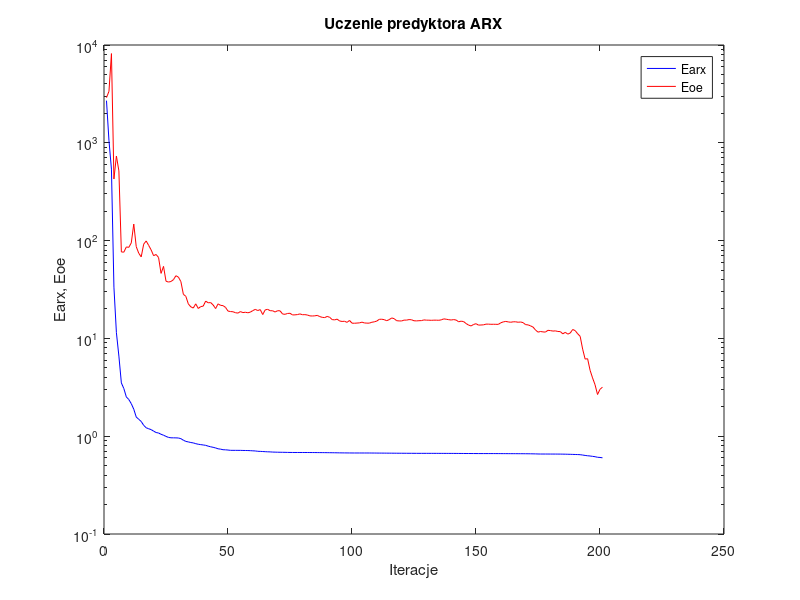
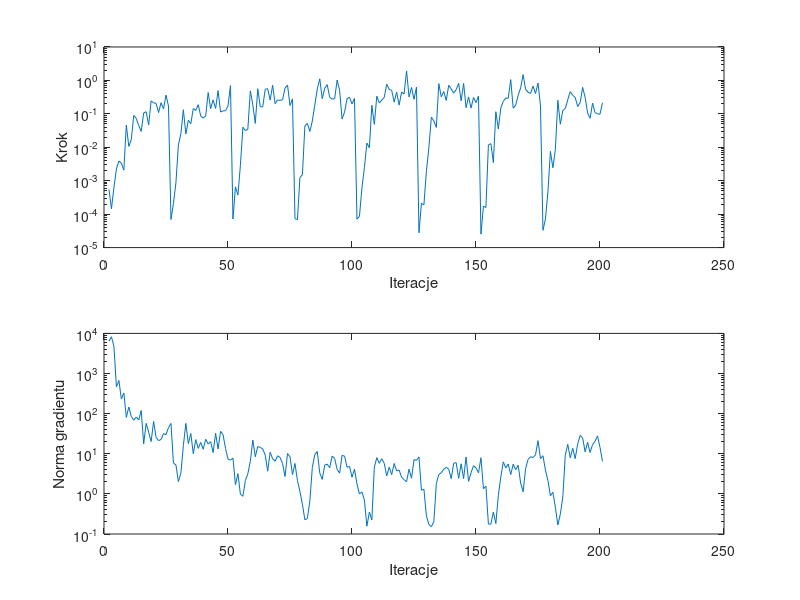

Write MATLAB code to recreate these figures, in order.
%uczenie predyktora arx
clear all;
n=0; farx(n+1)=2.698156e+003; foe(n+1)=2.895727e+003; wspucz(n+1)=0.000000e+000; ng(n+1)=0.000000e+000;
%odnowa zmiennej metryki
n=1; farx(n+1)=1.052834e+003; foe(n+1)=3.358757e+003; krok(n+1)=5.504055e-004; ng(n+1)=6.375559e+003;
n=2; farx(n+1)=5.382841e+002; foe(n+1)=8.171694e+003; krok(n+1)=1.448124e-004; ng(n+1)=8.244402e+003;
n=3; farx(n+1)=3.344346e+001; foe(n+1)=4.267141e+002; krok(n+1)=6.254538e-004; ng(n+1)=4.753900e+003;
n=4; farx(n+1)=1.144262e+001; foe(n+1)=7.326772e+002; krok(n+1)=2.261309e-003; ng(n+1)=4.610484e+002;
n=5; farx(n+1)=6.597196e+000; foe(n+1)=5.165118e+002; krok(n+1)=3.890421e-003; ng(n+1)=6.717880e+002;
n=6; farx(n+1)=3.505606e+000; foe(n+1)=7.662008e+001; krok(n+1)=3.363630e-003; ng(n+1)=2.316625e+002;
n=7; farx(n+1)=3.071406e+000; foe(n+1)=7.615171e+001; krok(n+1)=2.075244e-003; ng(n+1)=3.277224e+002;
n=8; farx(n+1)=2.521120e+000; foe(n+1)=8.617236e+001; krok(n+1)=4.616585e-002; ng(n+1)=8.085140e+001;
n=9; farx(n+1)=2.372723e+000; foe(n+1)=8.527548e+001; krok(n+1)=1.063635e-002; ng(n+1)=1.464658e+002;
n=10; farx(n+1)=2.150801e+000; foe(n+1)=9.477571e+001; krok(n+1)=1.688698e-002; ng(n+1)=8.468741e+001;
n=11; farx(n+1)=1.888453e+000; foe(n+1)=1.476013e+002; krok(n+1)=9.035956e-002; ng(n+1)=6.855098e+001;
n=12; farx(n+1)=1.571276e+000; foe(n+1)=8.669829e+001; krok(n+1)=7.365334e-002; ng(n+1)=8.244726e+001;
n=13; farx(n+1)=1.489051e+000; foe(n+1)=7.436910e+001; krok(n+1)=4.446078e-002; ng(n+1)=6.969597e+001;
n=14; farx(n+1)=1.415739e+000; foe(n+1)=6.816490e+001; krok(n+1)=2.991958e-002; ng(n+1)=1.200769e+002;
n=15; farx(n+1)=1.291979e+000; foe(n+1)=9.194350e+001; krok(n+1)=1.066998e-001; ng(n+1)=1.768868e+001;
n=16; farx(n+1)=1.219842e+000; foe(n+1)=9.917616e+001; krok(n+1)=1.160291e-001; ng(n+1)=5.724632e+001;
n=17; farx(n+1)=1.192224e+000; foe(n+1)=8.940299e+001; krok(n+1)=4.639275e-002; ng(n+1)=3.472768e+001;
n=18; farx(n+1)=1.167553e+000; foe(n+1)=8.044430e+001; krok(n+1)=2.440798e-001; ng(n+1)=2.008412e+001;
n=19; farx(n+1)=1.127458e+000; foe(n+1)=7.009252e+001; krok(n+1)=2.134155e-001; ng(n+1)=6.394115e+001;
n=20; farx(n+1)=1.090508e+000; foe(n+1)=7.214460e+001; krok(n+1)=2.064051e-001; ng(n+1)=2.578482e+001;
n=21; farx(n+1)=1.078345e+000; foe(n+1)=6.715737e+001; krok(n+1)=1.093247e-001; ng(n+1)=2.112671e+001;
n=22; farx(n+1)=1.046276e+000; foe(n+1)=4.623483e+001; krok(n+1)=2.155114e-001; ng(n+1)=2.282470e+001;
n=23; farx(n+1)=1.023737e+000; foe(n+1)=5.450466e+001; krok(n+1)=1.407955e-001; ng(n+1)=3.181447e+001;
n=24; farx(n+1)=9.955075e-001; foe(n+1)=3.845515e+001; krok(n+1)=3.635836e-001; ng(n+1)=2.991264e+001;
n=25; farx(n+1)=9.720940e-001; foe(n+1)=3.767973e+001; krok(n+1)=1.717868e-001; ng(n+1)=4.478503e+001;
%odnowa zmiennej metryki
n=26; farx(n+1)=9.629639e-001; foe(n+1)=3.819050e+001; krok(n+1)=6.905895e-005; ng(n+1)=5.693915e+001;
n=27; farx(n+1)=9.626049e-001; foe(n+1)=3.984562e+001; krok(n+1)=2.087853e-004; ng(n+1)=5.865627e+000;
n=28; farx(n+1)=9.614288e-001; foe(n+1)=4.376524e+001; krok(n+1)=8.713055e-004; ng(n+1)=5.273377e+000;
n=29; farx(n+1)=9.585367e-001; foe(n+1)=4.232879e+001; krok(n+1)=1.183052e-002; ng(n+1)=2.023811e+000;
n=30; farx(n+1)=9.440023e-001; foe(n+1)=3.809589e+001; krok(n+1)=2.556212e-002; ng(n+1)=3.314978e+000;
n=31; farx(n+1)=9.102282e-001; foe(n+1)=2.824759e+001; krok(n+1)=1.329187e-001; ng(n+1)=1.593013e+001;
n=32; farx(n+1)=8.847483e-001; foe(n+1)=2.692602e+001; krok(n+1)=2.497713e-002; ng(n+1)=5.720127e+001;
n=33; farx(n+1)=8.744405e-001; foe(n+1)=2.253945e+001; krok(n+1)=6.442938e-002; ng(n+1)=1.795611e+001;
n=34; farx(n+1)=8.615978e-001; foe(n+1)=2.102993e+001; krok(n+1)=5.055608e-002; ng(n+1)=3.209614e+001;
n=35; farx(n+1)=8.541446e-001; foe(n+1)=2.044795e+001; krok(n+1)=1.446686e-001; ng(n+1)=1.003419e+001;
n=36; farx(n+1)=8.388086e-001; foe(n+1)=2.256479e+001; krok(n+1)=1.261335e-001; ng(n+1)=2.257911e+001;
n=37; farx(n+1)=8.273934e-001; foe(n+1)=2.022693e+001; krok(n+1)=1.881319e-001; ng(n+1)=1.361398e+001;
n=38; farx(n+1)=8.201577e-001; foe(n+1)=2.114365e+001; krok(n+1)=8.569436e-002; ng(n+1)=1.920487e+001;
n=39; farx(n+1)=8.137993e-001; foe(n+1)=2.137306e+001; krok(n+1)=7.508776e-002; ng(n+1)=1.296556e+001;
n=40; farx(n+1)=8.064972e-001; foe(n+1)=2.407742e+001; krok(n+1)=8.662598e-002; ng(n+1)=2.298516e+001;
n=41; farx(n+1)=7.914322e-001; foe(n+1)=2.312237e+001; krok(n+1)=4.337210e-001; ng(n+1)=1.746439e+001;
n=42; farx(n+1)=7.794723e-001; foe(n+1)=2.325263e+001; krok(n+1)=1.431809e-001; ng(n+1)=2.007415e+001;
n=43; farx(n+1)=7.699064e-001; foe(n+1)=2.197904e+001; krok(n+1)=2.621866e-001; ng(n+1)=1.071416e+001;
n=44; farx(n+1)=7.584154e-001; foe(n+1)=2.019281e+001; krok(n+1)=1.447238e-001; ng(n+1)=3.241111e+001;
n=45; farx(n+1)=7.436272e-001; foe(n+1)=2.255996e+001; krok(n+1)=4.953016e-001; ng(n+1)=1.318050e+001;
n=46; farx(n+1)=7.372083e-001; foe(n+1)=2.177148e+001; krok(n+1)=1.134096e-001; ng(n+1)=3.612282e+001;
n=47; farx(n+1)=7.274085e-001; foe(n+1)=2.163184e+001; krok(n+1)=1.230771e-001; ng(n+1)=3.009954e+001;
n=48; farx(n+1)=7.257384e-001; foe(n+1)=2.075233e+001; krok(n+1)=1.242962e-001; ng(n+1)=1.359739e+001;
n=49; farx(n+1)=7.219097e-001; foe(n+1)=1.903119e+001; krok(n+1)=1.725040e-001; ng(n+1)=7.367398e+000;
n=50; farx(n+1)=7.170184e-001; foe(n+1)=1.881917e+001; krok(n+1)=7.021280e-001; ng(n+1)=6.967716e+000;
%odnowa zmiennej metryki
n=51; farx(n+1)=7.168556e-001; foe(n+1)=1.873118e+001; krok(n+1)=7.168025e-005; ng(n+1)=7.763531e+000;
n=52; farx(n+1)=7.167539e-001; foe(n+1)=1.831713e+001; krok(n+1)=6.586506e-004; ng(n+1)=1.694048e+000;
n=53; farx(n+1)=7.165324e-001; foe(n+1)=1.813585e+001; krok(n+1)=3.738564e-004; ng(n+1)=3.197882e+000;
n=54; farx(n+1)=7.163865e-001; foe(n+1)=1.880442e+001; krok(n+1)=2.885366e-003; ng(n+1)=9.808566e-001;
n=55; farx(n+1)=7.149052e-001; foe(n+1)=1.835739e+001; krok(n+1)=3.982240e-002; ng(n+1)=8.707575e-001;
n=56; farx(n+1)=7.143016e-001; foe(n+1)=1.851337e+001; krok(n+1)=3.172883e-002; ng(n+1)=2.151880e+000;
n=57; farx(n+1)=7.135429e-001; foe(n+1)=1.827867e+001; krok(n+1)=3.432277e-002; ng(n+1)=3.175191e+000;
n=58; farx(n+1)=7.115377e-001; foe(n+1)=1.855753e+001; krok(n+1)=4.872449e-001; ng(n+1)=6.479952e+000;
n=59; farx(n+1)=7.088611e-001; foe(n+1)=1.923042e+001; krok(n+1)=1.865458e-001; ng(n+1)=2.201356e+001;
n=60; farx(n+1)=7.067757e-001; foe(n+1)=1.981355e+001; krok(n+1)=5.184392e-002; ng(n+1)=8.446272e+000;
n=61; farx(n+1)=7.010300e-001; foe(n+1)=1.926833e+001; krok(n+1)=5.657309e-001; ng(n+1)=1.513402e+001;
n=62; farx(n+1)=6.994290e-001; foe(n+1)=1.969964e+001; krok(n+1)=1.620110e-001; ng(n+1)=1.436646e+001;
n=63; farx(n+1)=6.972483e-001; foe(n+1)=1.753398e+001; krok(n+1)=1.620110e-001; ng(n+1)=1.326311e+001;
n=64; farx(n+1)=6.947392e-001; foe(n+1)=1.957529e+001; krok(n+1)=5.422916e-001; ng(n+1)=9.244085e+000;
n=65; farx(n+1)=6.925264e-001; foe(n+1)=1.983658e+001; krok(n+1)=5.667570e-001; ng(n+1)=3.681180e+000;
n=66; farx(n+1)=6.912740e-001; foe(n+1)=1.918587e+001; krok(n+1)=2.601236e-001; ng(n+1)=1.092996e+001;
n=67; farx(n+1)=6.882090e-001; foe(n+1)=1.917486e+001; krok(n+1)=7.178655e-001; ng(n+1)=7.500200e+000;
n=68; farx(n+1)=6.872295e-001; foe(n+1)=1.860554e+001; krok(n+1)=2.007982e-001; ng(n+1)=6.497705e+000;
n=69; farx(n+1)=6.858615e-001; foe(n+1)=1.920662e+001; krok(n+1)=2.635881e-001; ng(n+1)=8.885470e+000;
n=70; farx(n+1)=6.852023e-001; foe(n+1)=1.913542e+001; krok(n+1)=2.520608e-001; ng(n+1)=8.082201e+000;
n=71; farx(n+1)=6.845550e-001; foe(n+1)=1.776653e+001; krok(n+1)=2.656312e-001; ng(n+1)=5.722258e+000;
n=72; farx(n+1)=6.840313e-001; foe(n+1)=1.763482e+001; krok(n+1)=5.899217e-001; ng(n+1)=2.717916e+000;
n=73; farx(n+1)=6.829487e-001; foe(n+1)=1.798509e+001; krok(n+1)=7.271671e-001; ng(n+1)=1.013490e+001;
n=74; farx(n+1)=6.822904e-001; foe(n+1)=1.807298e+001; krok(n+1)=1.775417e-001; ng(n+1)=8.392729e+000;
n=75; farx(n+1)=6.817546e-001; foe(n+1)=1.738064e+001; krok(n+1)=2.818076e-001; ng(n+1)=3.016370e+000;
%odnowa zmiennej metryki
n=76; farx(n+1)=6.815944e-001; foe(n+1)=1.740787e+001; krok(n+1)=7.303192e-005; ng(n+1)=5.736203e+000;
n=77; farx(n+1)=6.815761e-001; foe(n+1)=1.752349e+001; krok(n+1)=6.888194e-005; ng(n+1)=2.152573e+000;
n=78; farx(n+1)=6.815069e-001; foe(n+1)=1.781035e+001; krok(n+1)=1.250114e-003; ng(n+1)=1.140926e+000;
n=79; farx(n+1)=6.814792e-001; foe(n+1)=1.746480e+001; krok(n+1)=1.508794e-003; ng(n+1)=5.490292e-001;
n=80; farx(n+1)=6.813589e-001; foe(n+1)=1.750025e+001; krok(n+1)=4.346837e-002; ng(n+1)=2.262138e-001;
n=81; farx(n+1)=6.812400e-001; foe(n+1)=1.734546e+001; krok(n+1)=5.220046e-002; ng(n+1)=2.434743e-001;
n=82; farx(n+1)=6.809484e-001; foe(n+1)=1.699840e+001; krok(n+1)=2.967304e-002; ng(n+1)=6.692657e-001;
n=83; farx(n+1)=6.807720e-001; foe(n+1)=1.694728e+001; krok(n+1)=6.109779e-002; ng(n+1)=4.551244e+000;
n=84; farx(n+1)=6.805296e-001; foe(n+1)=1.701517e+001; krok(n+1)=1.845727e-001; ng(n+1)=9.531294e+000;
n=85; farx(n+1)=6.800992e-001; foe(n+1)=1.719072e+001; krok(n+1)=5.548341e-001; ng(n+1)=1.137781e+001;
n=86; farx(n+1)=6.797098e-001; foe(n+1)=1.671669e+001; krok(n+1)=1.114151e+000; ng(n+1)=3.327838e+000;
n=87; farx(n+1)=6.794800e-001; foe(n+1)=1.642228e+001; krok(n+1)=2.833785e-001; ng(n+1)=2.296177e+000;
n=88; farx(n+1)=6.791984e-001; foe(n+1)=1.631503e+001; krok(n+1)=5.872046e-001; ng(n+1)=5.236346e+000;
n=89; farx(n+1)=6.786186e-001; foe(n+1)=1.678898e+001; krok(n+1)=7.461831e-001; ng(n+1)=5.529237e+000;
n=90; farx(n+1)=6.781674e-001; foe(n+1)=1.642968e+001; krok(n+1)=3.161324e-001; ng(n+1)=4.478334e+000;
n=91; farx(n+1)=6.776191e-001; foe(n+1)=1.557378e+001; krok(n+1)=2.760258e-001; ng(n+1)=8.737170e+000;
n=92; farx(n+1)=6.772603e-001; foe(n+1)=1.546616e+001; krok(n+1)=2.828655e-001; ng(n+1)=7.632641e+000;
n=93; farx(n+1)=6.764874e-001; foe(n+1)=1.574434e+001; krok(n+1)=1.021678e+000; ng(n+1)=4.079937e+000;
n=94; farx(n+1)=6.757517e-001; foe(n+1)=1.507275e+001; krok(n+1)=5.108389e-001; ng(n+1)=3.290472e+000;
n=95; farx(n+1)=6.752324e-001; foe(n+1)=1.490688e+001; krok(n+1)=7.045190e-002; ng(n+1)=9.146079e+000;
n=96; farx(n+1)=6.748997e-001; foe(n+1)=1.497627e+001; krok(n+1)=1.138873e-001; ng(n+1)=8.705316e+000;
n=97; farx(n+1)=6.744385e-001; foe(n+1)=1.458563e+001; krok(n+1)=2.836964e-001; ng(n+1)=4.610594e+000;
n=98; farx(n+1)=6.740791e-001; foe(n+1)=1.526302e+001; krok(n+1)=3.139002e-001; ng(n+1)=4.854161e+000;
n=99; farx(n+1)=6.737253e-001; foe(n+1)=1.431357e+001; krok(n+1)=1.981883e-001; ng(n+1)=2.598224e+000;
n=100; farx(n+1)=6.735375e-001; foe(n+1)=1.428857e+001; krok(n+1)=2.894475e-001; ng(n+1)=4.138580e+000;
%odnowa zmiennej metryki
n=101; farx(n+1)=6.735252e-001; foe(n+1)=1.435291e+001; krok(n+1)=7.130722e-005; ng(n+1)=1.780410e+000;
n=102; farx(n+1)=6.735211e-001; foe(n+1)=1.441316e+001; krok(n+1)=8.559513e-005; ng(n+1)=9.947044e-001;
n=103; farx(n+1)=6.734889e-001; foe(n+1)=1.466648e+001; krok(n+1)=6.082834e-004; ng(n+1)=1.117528e+000;
n=104; farx(n+1)=6.734247e-001; foe(n+1)=1.439443e+001; krok(n+1)=2.476023e-003; ng(n+1)=6.976911e-001;
n=105; farx(n+1)=6.734080e-001; foe(n+1)=1.432462e+001; krok(n+1)=1.339882e-002; ng(n+1)=1.563356e-001;
n=106; farx(n+1)=6.733516e-001; foe(n+1)=1.432862e+001; krok(n+1)=9.683310e-003; ng(n+1)=3.531229e-001;
n=107; farx(n+1)=6.729057e-001; foe(n+1)=1.462647e+001; krok(n+1)=1.807191e-001; ng(n+1)=2.233158e-001;
n=108; farx(n+1)=6.727639e-001; foe(n+1)=1.477288e+001; krok(n+1)=4.842911e-002; ng(n+1)=4.623251e+000;
n=109; farx(n+1)=6.723088e-001; foe(n+1)=1.504197e+001; krok(n+1)=3.380830e-001; ng(n+1)=8.004209e+000;
n=110; farx(n+1)=6.719227e-001; foe(n+1)=1.567707e+001; krok(n+1)=2.103304e-001; ng(n+1)=5.766794e+000;
n=111; farx(n+1)=6.716881e-001; foe(n+1)=1.570725e+001; krok(n+1)=2.577175e-001; ng(n+1)=7.542303e+000;
n=112; farx(n+1)=6.714825e-001; foe(n+1)=1.554636e+001; krok(n+1)=3.106282e-001; ng(n+1)=5.761739e+000;
n=113; farx(n+1)=6.711200e-001; foe(n+1)=1.517053e+001; krok(n+1)=7.725027e-001; ng(n+1)=2.794656e+000;
n=114; farx(n+1)=6.708574e-001; foe(n+1)=1.555292e+001; krok(n+1)=5.391440e-001; ng(n+1)=4.649702e+000;
n=115; farx(n+1)=6.705138e-001; foe(n+1)=1.618944e+001; krok(n+1)=5.030621e-001; ng(n+1)=3.021471e+000;
n=116; farx(n+1)=6.702373e-001; foe(n+1)=1.591516e+001; krok(n+1)=2.250273e-001; ng(n+1)=5.735457e+000;
n=117; farx(n+1)=6.698618e-001; foe(n+1)=1.517394e+001; krok(n+1)=4.461084e-001; ng(n+1)=3.745379e+000;
n=118; farx(n+1)=6.697190e-001; foe(n+1)=1.509062e+001; krok(n+1)=1.827549e-001; ng(n+1)=3.942367e+000;
n=119; farx(n+1)=6.694196e-001; foe(n+1)=1.507811e+001; krok(n+1)=4.500546e-001; ng(n+1)=2.585522e+000;
n=120; farx(n+1)=6.692491e-001; foe(n+1)=1.539012e+001; krok(n+1)=3.923690e-001; ng(n+1)=2.269030e+000;
n=121; farx(n+1)=6.689439e-001; foe(n+1)=1.537857e+001; krok(n+1)=1.924353e+000; ng(n+1)=2.012239e+000;
n=122; farx(n+1)=6.688277e-001; foe(n+1)=1.557260e+001; krok(n+1)=3.214238e-001; ng(n+1)=4.138875e+000;
n=123; farx(n+1)=6.685681e-001; foe(n+1)=1.551077e+001; krok(n+1)=6.182030e-001; ng(n+1)=2.452120e+000;
n=124; farx(n+1)=6.684267e-001; foe(n+1)=1.514735e+001; krok(n+1)=2.730638e-001; ng(n+1)=7.147164e+000;
n=125; farx(n+1)=6.680926e-001; foe(n+1)=1.510217e+001; krok(n+1)=6.305900e-001; ng(n+1)=6.872721e+000;
%odnowa zmiennej metryki
n=126; farx(n+1)=6.680035e-001; foe(n+1)=1.517215e+001; krok(n+1)=2.769106e-005; ng(n+1)=8.325937e+000;
n=127; farx(n+1)=6.679899e-001; foe(n+1)=1.520647e+001; krok(n+1)=2.093774e-004; ng(n+1)=1.232310e+000;
n=128; farx(n+1)=6.679723e-001; foe(n+1)=1.545652e+001; krok(n+1)=1.906226e-004; ng(n+1)=1.307941e+000;
n=129; farx(n+1)=6.679652e-001; foe(n+1)=1.536831e+001; krok(n+1)=1.927753e-003; ng(n+1)=2.815791e-001;
n=130; farx(n+1)=6.679567e-001; foe(n+1)=1.535565e+001; krok(n+1)=9.743850e-003; ng(n+1)=1.717299e-001;
n=131; farx(n+1)=6.678977e-001; foe(n+1)=1.531002e+001; krok(n+1)=8.000730e-002; ng(n+1)=1.525253e-001;
n=132; farx(n+1)=6.677742e-001; foe(n+1)=1.536692e+001; krok(n+1)=6.144187e-002; ng(n+1)=2.017098e-001;
n=133; farx(n+1)=6.677278e-001; foe(n+1)=1.536282e+001; krok(n+1)=3.933136e-002; ng(n+1)=1.794375e+000;
n=134; farx(n+1)=6.675455e-001; foe(n+1)=1.532221e+001; krok(n+1)=8.008859e-001; ng(n+1)=3.050983e+000;
n=135; farx(n+1)=6.673981e-001; foe(n+1)=1.547545e+001; krok(n+1)=3.240219e-001; ng(n+1)=3.367234e+000;
n=136; farx(n+1)=6.672673e-001; foe(n+1)=1.584274e+001; krok(n+1)=4.641165e-001; ng(n+1)=4.122613e+000;
n=137; farx(n+1)=6.671879e-001; foe(n+1)=1.570206e+001; krok(n+1)=2.522670e-001; ng(n+1)=4.580942e+000;
n=138; farx(n+1)=6.670518e-001; foe(n+1)=1.554026e+001; krok(n+1)=7.178738e-001; ng(n+1)=4.154934e+000;
n=139; farx(n+1)=6.669338e-001; foe(n+1)=1.541980e+001; krok(n+1)=5.551463e-001; ng(n+1)=2.394133e+000;
n=140; farx(n+1)=6.667333e-001; foe(n+1)=1.557549e+001; krok(n+1)=4.177026e-001; ng(n+1)=5.814882e+000;
n=141; farx(n+1)=6.665896e-001; foe(n+1)=1.540168e+001; krok(n+1)=5.312625e-001; ng(n+1)=5.976267e+000;
n=142; farx(n+1)=6.662306e-001; foe(n+1)=1.479381e+001; krok(n+1)=8.159604e-001; ng(n+1)=2.442353e+000;
n=143; farx(n+1)=6.660675e-001; foe(n+1)=1.500624e+001; krok(n+1)=2.465387e-001; ng(n+1)=5.613429e+000;
n=144; farx(n+1)=6.657182e-001; foe(n+1)=1.485963e+001; krok(n+1)=8.127796e-001; ng(n+1)=2.403031e+000;
n=145; farx(n+1)=6.654511e-001; foe(n+1)=1.419284e+001; krok(n+1)=1.528851e-001; ng(n+1)=8.317399e+000;
n=146; farx(n+1)=6.652893e-001; foe(n+1)=1.368413e+001; krok(n+1)=3.217882e-001; ng(n+1)=2.045552e+000;
n=147; farx(n+1)=6.651421e-001; foe(n+1)=1.340438e+001; krok(n+1)=1.483526e-001; ng(n+1)=3.376369e+000;
n=148; farx(n+1)=6.649522e-001; foe(n+1)=1.387584e+001; krok(n+1)=3.098762e-001; ng(n+1)=5.027375e+000;
n=149; farx(n+1)=6.647813e-001; foe(n+1)=1.413811e+001; krok(n+1)=2.168605e-001; ng(n+1)=4.444315e+000;
n=150; farx(n+1)=6.645128e-001; foe(n+1)=1.367339e+001; krok(n+1)=3.421659e-001; ng(n+1)=3.348928e+000;
%odnowa zmiennej metryki
n=151; farx(n+1)=6.644364e-001; foe(n+1)=1.371302e+001; krok(n+1)=2.519594e-005; ng(n+1)=7.952280e+000;
n=152; farx(n+1)=6.644208e-001; foe(n+1)=1.376004e+001; krok(n+1)=1.752601e-004; ng(n+1)=1.340712e+000;
n=153; farx(n+1)=6.644026e-001; foe(n+1)=1.399464e+001; krok(n+1)=1.582138e-004; ng(n+1)=1.555752e+000;
n=154; farx(n+1)=6.643898e-001; foe(n+1)=1.399276e+001; krok(n+1)=1.181377e-002; ng(n+1)=1.767785e-001;
n=155; farx(n+1)=6.643734e-001; foe(n+1)=1.393843e+001; krok(n+1)=1.285709e-002; ng(n+1)=1.776353e-001;
n=156; farx(n+1)=6.643552e-001; foe(n+1)=1.395014e+001; krok(n+1)=3.485222e-003; ng(n+1)=3.522346e-001;
n=157; farx(n+1)=6.641871e-001; foe(n+1)=1.393645e+001; krok(n+1)=1.158784e-001; ng(n+1)=1.820164e-001;
n=158; farx(n+1)=6.640791e-001; foe(n+1)=1.391402e+001; krok(n+1)=3.542231e-002; ng(n+1)=9.109455e-001;
n=159; farx(n+1)=6.638295e-001; foe(n+1)=1.444492e+001; krok(n+1)=1.511586e-001; ng(n+1)=2.653607e+000;
n=160; farx(n+1)=6.635236e-001; foe(n+1)=1.475074e+001; krok(n+1)=2.357265e-001; ng(n+1)=6.273529e+000;
n=161; farx(n+1)=6.633956e-001; foe(n+1)=1.491818e+001; krok(n+1)=2.972657e-001; ng(n+1)=4.417016e+000;
n=162; farx(n+1)=6.632433e-001; foe(n+1)=1.474427e+001; krok(n+1)=2.906512e-001; ng(n+1)=5.553973e+000;
n=163; farx(n+1)=6.629444e-001; foe(n+1)=1.462544e+001; krok(n+1)=1.056325e+000; ng(n+1)=3.029239e+000;
n=164; farx(n+1)=6.628261e-001; foe(n+1)=1.478319e+001; krok(n+1)=1.484981e-001; ng(n+1)=5.506003e+000;
n=165; farx(n+1)=6.627132e-001; foe(n+1)=1.478428e+001; krok(n+1)=1.818254e-001; ng(n+1)=4.019189e+000;
n=166; farx(n+1)=6.624974e-001; foe(n+1)=1.462572e+001; krok(n+1)=3.556863e-001; ng(n+1)=5.169236e+000;
n=167; farx(n+1)=6.623094e-001; foe(n+1)=1.471818e+001; krok(n+1)=6.022096e-001; ng(n+1)=1.868573e+000;
n=168; farx(n+1)=6.620617e-001; foe(n+1)=1.449144e+001; krok(n+1)=1.492366e+000; ng(n+1)=1.127736e+000;
n=169; farx(n+1)=6.617846e-001; foe(n+1)=1.382522e+001; krok(n+1)=5.386904e-001; ng(n+1)=4.289300e+000;
n=170; farx(n+1)=6.613352e-001; foe(n+1)=1.375114e+001; krok(n+1)=4.446475e-001; ng(n+1)=7.210440e+000;
n=171; farx(n+1)=6.609848e-001; foe(n+1)=1.343191e+001; krok(n+1)=4.065930e-001; ng(n+1)=8.419263e+000;
n=172; farx(n+1)=6.601362e-001; foe(n+1)=1.305497e+001; krok(n+1)=6.776371e-001; ng(n+1)=8.070914e+000;
n=173; farx(n+1)=6.594790e-001; foe(n+1)=1.219155e+001; krok(n+1)=4.063898e-001; ng(n+1)=9.421656e+000;
n=174; farx(n+1)=6.580831e-001; foe(n+1)=1.158900e+001; krok(n+1)=8.340965e-001; ng(n+1)=2.123583e+001;
n=175; farx(n+1)=6.574160e-001; foe(n+1)=1.176475e+001; krok(n+1)=1.732520e-001; ng(n+1)=7.528440e+000;
%odnowa zmiennej metryki
n=176; farx(n+1)=6.573057e-001; foe(n+1)=1.165160e+001; krok(n+1)=3.290674e-005; ng(n+1)=8.948847e+000;
n=177; farx(n+1)=6.572654e-001; foe(n+1)=1.160404e+001; krok(n+1)=7.188658e-005; ng(n+1)=3.908647e+000;
n=178; farx(n+1)=6.571794e-001; foe(n+1)=1.209676e+001; krok(n+1)=4.644788e-004; ng(n+1)=2.151678e+000;
n=179; farx(n+1)=6.569238e-001; foe(n+1)=1.202192e+001; krok(n+1)=7.557177e-003; ng(n+1)=8.926870e-001;
n=180; farx(n+1)=6.567836e-001; foe(n+1)=1.187909e+001; krok(n+1)=2.440097e-003; ng(n+1)=1.103289e+000;
n=181; farx(n+1)=6.567085e-001; foe(n+1)=1.194529e+001; krok(n+1)=8.580693e-003; ng(n+1)=4.674621e-001;
n=182; farx(n+1)=6.564176e-001; foe(n+1)=1.176863e+001; krok(n+1)=2.554195e-001; ng(n+1)=1.674017e-001;
n=183; farx(n+1)=6.562068e-001; foe(n+1)=1.173694e+001; krok(n+1)=4.904612e-002; ng(n+1)=3.127196e-001;
n=184; farx(n+1)=6.554583e-001; foe(n+1)=1.113198e+001; krok(n+1)=1.269153e-001; ng(n+1)=8.335840e-001;
n=185; farx(n+1)=6.548786e-001; foe(n+1)=1.153913e+001; krok(n+1)=1.439513e-001; ng(n+1)=9.206436e+000;
n=186; farx(n+1)=6.537347e-001; foe(n+1)=1.105991e+001; krok(n+1)=2.656312e-001; ng(n+1)=1.719877e+001;
n=187; farx(n+1)=6.527759e-001; foe(n+1)=1.135103e+001; krok(n+1)=4.641165e-001; ng(n+1)=7.913549e+000;
n=188; farx(n+1)=6.514939e-001; foe(n+1)=1.234461e+001; krok(n+1)=3.589327e-001; ng(n+1)=1.369143e+001;
n=189; farx(n+1)=6.502572e-001; foe(n+1)=1.200138e+001; krok(n+1)=3.091610e-001; ng(n+1)=7.570292e+000;
n=190; farx(n+1)=6.490540e-001; foe(n+1)=1.114934e+001; krok(n+1)=1.653712e-001; ng(n+1)=1.756771e+001;
n=191; farx(n+1)=6.473046e-001; foe(n+1)=1.049747e+001; krok(n+1)=2.176811e-001; ng(n+1)=2.875646e+001;
n=192; farx(n+1)=6.417014e-001; foe(n+1)=7.774040e+000; krok(n+1)=6.193808e-001; ng(n+1)=2.470401e+001;
n=193; farx(n+1)=6.359312e-001; foe(n+1)=6.144167e+000; krok(n+1)=3.112246e-001; ng(n+1)=1.118527e+001;
n=194; farx(n+1)=6.309560e-001; foe(n+1)=6.201232e+000; krok(n+1)=1.067078e-001; ng(n+1)=1.932069e+001;
n=195; farx(n+1)=6.276707e-001; foe(n+1)=4.720111e+000; krok(n+1)=7.375749e-002; ng(n+1)=1.075724e+001;
n=196; farx(n+1)=6.221807e-001; foe(n+1)=3.944516e+000; krok(n+1)=2.094296e-001; ng(n+1)=1.692203e+001;
n=197; farx(n+1)=6.173276e-001; foe(n+1)=3.359618e+000; krok(n+1)=1.088405e-001; ng(n+1)=2.053304e+001;
n=198; farx(n+1)=6.088767e-001; foe(n+1)=2.669653e+000; krok(n+1)=1.000780e-001; ng(n+1)=2.788836e+001;
n=199; farx(n+1)=6.064416e-001; foe(n+1)=3.017407e+000; krok(n+1)=9.729904e-002; ng(n+1)=1.441293e+001;
n=200; farx(n+1)=6.013695e-001; foe(n+1)=3.173220e+000; krok(n+1)=2.152723e-001; ng(n+1)=6.450727e+000;

figure; semilogy(farx,'b'); hold on; semilogy(foe,'r'); xlabel('Iteracje'); ylabel('Earx, Eoe'); legend('Earx','Eoe'); title('Uczenie predyktora ARX');
figure; subplot(2,1,1); semilogy(krok); xlabel('Iteracje'); ylabel('Krok');
subplot(2,1,2); semilogy(ng); xlabel('Iteracje'); ylabel('Norma gradientu');
Earx=farx(n+1)
Eoe=foe(n+1)
